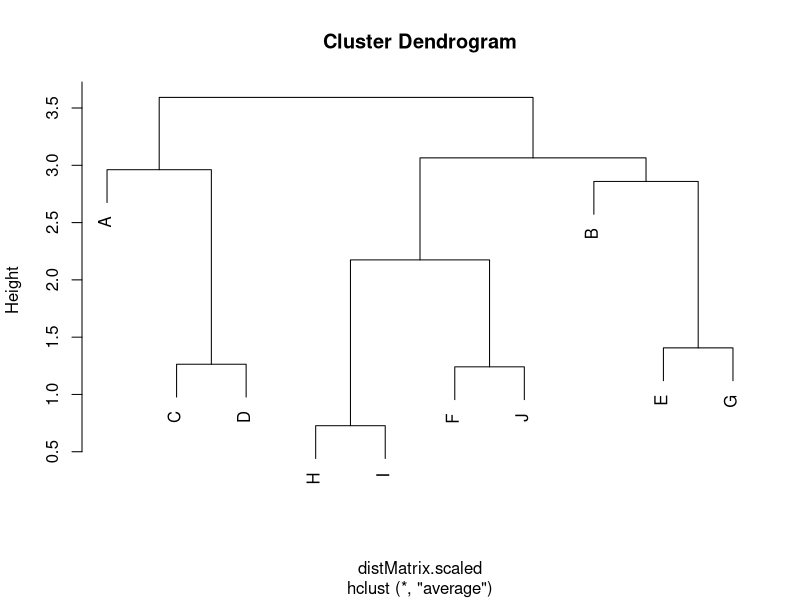
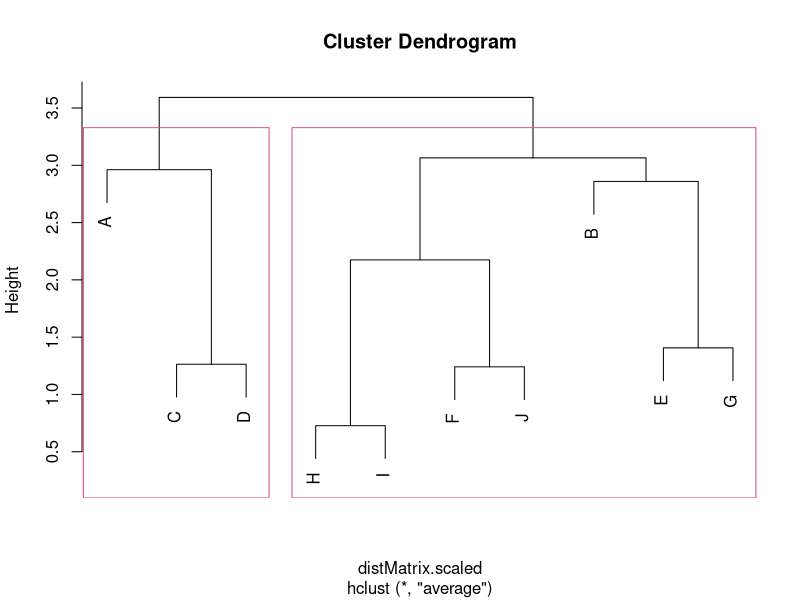

These charts were generated, in order, by the following R code:
## ---- chunk 1
custSpendData = read.csv('Cust_Spend_Data.csv',header = T)
print(custSpendData)
## ---- chunk 2
##Calculate the distance without scaling
dist(custSpendData[,3:7],method = "euclidean")
## ---- chunk 3
#Let's scale the data and then cal the distance

custSpendData.scaled = scale(custSpendData[,3:7])
print(custSpendData.scaled)

## ---- chunk 4
# Verify whether the data has been scaled 
apply(custSpendData.scaled,2,mean) # 2- col by col
apply(custSpendData.scaled,2,sd) # 2- col by col
## ---- chunk 5
# scaled distance matrix
distMatrix.scaled = dist(custSpendData.scaled,method = 'euclidean') 
# or
distMatrix.scaled =dist(custSpendData.scaled,method = 'minkowski',p=2)
print(distMatrix.scaled)

## ---- chunk 6
# let's now do clustering

clustr = hclust(distMatrix.scaled,method = 'average')
plot(clustr,labels = as.character(custSpendData[,2]))

## ---- chunk 7
# to display the cluster heights
clustr$height
## ---- chunk 8
# adding rectangles to highlight the clusters
plot(clustr,labels = as.character(custSpendData[,2]))
rect.hclust(clustr,k=2)
## ---- chunk 9
# adding a cluster number col to the dataset

custSpendData$clusterNo = cutree(clustr, k=3)
print(custSpendData)
## ---- chunk 10
# Let's aggregate the data based on clusterNo
custProfile = aggregate(custSpendData[,-c(1,2,8)],list(custSpendData$clusterNo),FUN="mean")
print(custProfile)
